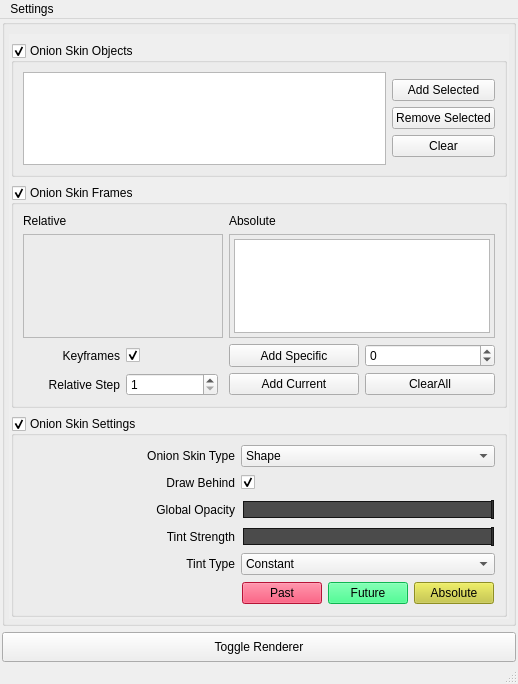
<?xml version="1.0" encoding="UTF-8"?>
<ui version="4.0">
 <class>onionSkinRenderer</class>
 <widget class="QMainWindow" name="onionSkinRenderer">
  <property name="geometry">
   <rect>
    <x>0</x>
    <y>0</y>
    <width>488</width>
    <height>684</height>
   </rect>
  </property>
  <property name="windowTitle">
   <string>OnionSkinRenderer</string>
  </property>
  <widget class="QWidget" name="onionSkinRenderer_mainLayout">
   <layout class="QVBoxLayout" name="verticalLayout_3">
    <property name="leftMargin">
     <number>2</number>
    </property>
    <property name="topMargin">
     <number>0</number>
    </property>
    <property name="rightMargin">
     <number>2</number>
    </property>
    <property name="bottomMargin">
     <number>0</number>
    </property>
    <item>
     <widget class="QGroupBox" name="onionSkins_grp">
      <property name="title">
       <string/>
      </property>
      <layout class="QVBoxLayout" name="verticalLayout">
       <property name="spacing">
        <number>8</number>
       </property>
       <property name="leftMargin">
        <number>4</number>
       </property>
       <property name="topMargin">
        <number>9</number>
       </property>
       <property name="rightMargin">
        <number>4</number>
       </property>
       <property name="bottomMargin">
        <number>4</number>
       </property>
       <item>
        <widget class="QScrollArea" name="main_scrollArea">
         <property name="sizePolicy">
          <sizepolicy hsizetype="Minimum" vsizetype="Expanding">
           <horstretch>0</horstretch>
           <verstretch>0</verstretch>
          </sizepolicy>
         </property>
         <property name="minimumSize">
          <size>
           <width>0</width>
           <height>150</height>
          </size>
         </property>
         <property name="frameShape">
          <enum>QFrame::NoFrame</enum>
         </property>
         <property name="frameShadow">
          <enum>QFrame::Plain</enum>
         </property>
         <property name="lineWidth">
          <number>0</number>
         </property>
         <property name="horizontalScrollBarPolicy">
          <enum>Qt::ScrollBarAsNeeded</enum>
         </property>
         <property name="widgetResizable">
          <bool>true</bool>
         </property>
         <property name="alignment">
          <set>Qt::AlignLeading|Qt::AlignLeft|Qt::AlignTop</set>
         </property>
         <widget class="QWidget" name="scrollAreaWidgetContents">
          <property name="geometry">
           <rect>
            <x>0</x>
            <y>0</y>
            <width>474</width>
            <height>592</height>
           </rect>
          </property>
          <property name="sizePolicy">
           <sizepolicy hsizetype="Preferred" vsizetype="Preferred">
            <horstretch>0</horstretch>
            <verstretch>0</verstretch>
           </sizepolicy>
          </property>
          <layout class="QVBoxLayout" name="verticalLayout_6">
           <property name="spacing">
            <number>8</number>
           </property>
           <property name="leftMargin">
            <number>2</number>
           </property>
           <property name="rightMargin">
            <number>2</number>
           </property>
           <property name="bottomMargin">
            <number>2</number>
           </property>
           <item>
            <widget class="QGroupBox" name="onionObjects_grp">
             <property name="title">
              <string>Onion Skin Objects</string>
             </property>
             <property name="alignment">
              <set>Qt::AlignLeading|Qt::AlignLeft|Qt::AlignTop</set>
             </property>
             <property name="flat">
              <bool>true</bool>
             </property>
             <property name="checkable">
              <bool>true</bool>
             </property>
             <layout class="QHBoxLayout" name="horizontalLayout">
              <property name="topMargin">
               <number>9</number>
              </property>
              <item>
               <widget class="QListWidget" name="onionObjects_list">
                <property name="sizePolicy">
                 <sizepolicy hsizetype="Expanding" vsizetype="Expanding">
                  <horstretch>0</horstretch>
                  <verstretch>0</verstretch>
                 </sizepolicy>
                </property>
                <property name="baseSize">
                 <size>
                  <width>2</width>
                  <height>1</height>
                 </size>
                </property>
                <property name="frameShadow">
                 <enum>QFrame::Plain</enum>
                </property>
                <property name="selectionMode">
                 <enum>QAbstractItemView::NoSelection</enum>
                </property>
               </widget>
              </item>
              <item>
               <layout class="QVBoxLayout" name="onionObjects_btn_layout">
                <item>
                 <spacer name="onionObject_top_spacer">
                  <property name="orientation">
                   <enum>Qt::Vertical</enum>
                  </property>
                  <property name="sizeType">
                   <enum>QSizePolicy::Expanding</enum>
                  </property>
                  <property name="sizeHint" stdset="0">
                   <size>
                    <width>20</width>
                    <height>40</height>
                   </size>
                  </property>
                 </spacer>
                </item>
                <item alignment="Qt::AlignTop">
                 <widget class="QPushButton" name="onionObjects_add_btn">
                  <property name="sizePolicy">
                   <sizepolicy hsizetype="Preferred" vsizetype="Fixed">
                    <horstretch>0</horstretch>
                    <verstretch>0</verstretch>
                   </sizepolicy>
                  </property>
                  <property name="minimumSize">
                   <size>
                    <width>0</width>
                    <height>0</height>
                   </size>
                  </property>
                  <property name="text">
                   <string>Add Selected</string>
                  </property>
                 </widget>
                </item>
                <item>
                 <widget class="QPushButton" name="onionObjects_remove_btn">
                  <property name="sizePolicy">
                   <sizepolicy hsizetype="Preferred" vsizetype="Fixed">
                    <horstretch>0</horstretch>
                    <verstretch>0</verstretch>
                   </sizepolicy>
                  </property>
                  <property name="minimumSize">
                   <size>
                    <width>0</width>
                    <height>0</height>
                   </size>
                  </property>
                  <property name="text">
                   <string>Remove Selected</string>
                  </property>
                 </widget>
                </item>
                <item>
                 <widget class="QPushButton" name="onionObjects_clear_btn">
                  <property name="sizePolicy">
                   <sizepolicy hsizetype="Preferred" vsizetype="Fixed">
                    <horstretch>0</horstretch>
                    <verstretch>0</verstretch>
                   </sizepolicy>
                  </property>
                  <property name="minimumSize">
                   <size>
                    <width>0</width>
                    <height>0</height>
                   </size>
                  </property>
                  <property name="text">
                   <string>Clear</string>
                  </property>
                 </widget>
                </item>
                <item>
                 <spacer name="onionObjects_bottom_spacer">
                  <property name="orientation">
                   <enum>Qt::Vertical</enum>
                  </property>
                  <property name="sizeType">
                   <enum>QSizePolicy::Expanding</enum>
                  </property>
                  <property name="sizeHint" stdset="0">
                   <size>
                    <width>20</width>
                    <height>40</height>
                   </size>
                  </property>
                 </spacer>
                </item>
               </layout>
              </item>
             </layout>
            </widget>
           </item>
           <item>
            <widget class="QGroupBox" name="onionSkinFrames_grp">
             <property name="maximumSize">
              <size>
               <width>16777215</width>
               <height>16777215</height>
              </size>
             </property>
             <property name="title">
              <string>Onion Skin Frames</string>
             </property>
             <property name="alignment">
              <set>Qt::AlignLeading|Qt::AlignLeft|Qt::AlignTop</set>
             </property>
             <property name="flat">
              <bool>true</bool>
             </property>
             <property name="checkable">
              <bool>true</bool>
             </property>
             <property name="checked">
              <bool>true</bool>
             </property>
             <layout class="QVBoxLayout" name="verticalLayout_4">
              <item>
               <layout class="QGridLayout" name="gridLayout">
                <item row="3" column="0">
                 <layout class="QHBoxLayout" name="relative_step_layout">
                  <property name="leftMargin">
                   <number>5</number>
                  </property>
                  <property name="rightMargin">
                   <number>5</number>
                  </property>
                  <item>
                   <widget class="QLabel" name="relative_step_label">
                    <property name="text">
                     <string>Relative Step</string>
                    </property>
                    <property name="alignment">
                     <set>Qt::AlignRight|Qt::AlignTrailing|Qt::AlignVCenter</set>
                    </property>
                   </widget>
                  </item>
                  <item>
                   <widget class="QSpinBox" name="relative_step_spinBox">
                    <property name="minimum">
                     <number>1</number>
                    </property>
                   </widget>
                  </item>
                 </layout>
                </item>
                <item row="1" column="0">
                 <widget class="QFrame" name="relative_frame">
                  <property name="sizePolicy">
                   <sizepolicy hsizetype="Preferred" vsizetype="Preferred">
                    <horstretch>0</horstretch>
                    <verstretch>0</verstretch>
                   </sizepolicy>
                  </property>
                  <property name="minimumSize">
                   <size>
                    <width>200</width>
                    <height>0</height>
                   </size>
                  </property>
                  <property name="maximumSize">
                   <size>
                    <width>100000</width>
                    <height>16777215</height>
                   </size>
                  </property>
                  <property name="frameShape">
                   <enum>QFrame::StyledPanel</enum>
                  </property>
                  <property name="frameShadow">
                   <enum>QFrame::Raised</enum>
                  </property>
                  <layout class="QVBoxLayout" name="relative_frame_layout">
                   <property name="spacing">
                    <number>3</number>
                   </property>
                   <property name="leftMargin">
                    <number>0</number>
                   </property>
                   <property name="topMargin">
                    <number>4</number>
                   </property>
                   <property name="rightMargin">
                    <number>4</number>
                   </property>
                   <property name="bottomMargin">
                    <number>4</number>
                   </property>
                  </layout>
                 </widget>
                </item>
                <item row="0" column="0">
                 <widget class="QLabel" name="relative_label">
                  <property name="text">
                   <string>Relative</string>
                  </property>
                 </widget>
                </item>
                <item row="2" column="0">
                 <layout class="QHBoxLayout" name="horizontalLayout_5">
                  <property name="leftMargin">
                   <number>5</number>
                  </property>
                  <property name="rightMargin">
                   <number>5</number>
                  </property>
                  <item>
                   <widget class="QLabel" name="label_4">
                    <property name="text">
                     <string>Keyframes</string>
                    </property>
                    <property name="alignment">
                     <set>Qt::AlignRight|Qt::AlignTrailing|Qt::AlignVCenter</set>
                    </property>
                   </widget>
                  </item>
                  <item>
                   <widget class="QCheckBox" name="relative_keyframes_chkbx">
                    <property name="text">
                     <string/>
                    </property>
                    <property name="checked">
                     <bool>true</bool>
                    </property>
                   </widget>
                  </item>
                 </layout>
                </item>
                <item row="0" column="1">
                 <widget class="QLabel" name="absolute_label">
                  <property name="text">
                   <string>Absolute</string>
                  </property>
                 </widget>
                </item>
                <item row="1" column="1">
                 <widget class="QFrame" name="absolute_frame">
                  <property name="sizePolicy">
                   <sizepolicy hsizetype="Preferred" vsizetype="Preferred">
                    <horstretch>0</horstretch>
                    <verstretch>0</verstretch>
                   </sizepolicy>
                  </property>
                  <property name="minimumSize">
                   <size>
                    <width>200</width>
                    <height>0</height>
                   </size>
                  </property>
                  <property name="maximumSize">
                   <size>
                    <width>10000</width>
                    <height>16777215</height>
                   </size>
                  </property>
                  <property name="frameShape">
                   <enum>QFrame::StyledPanel</enum>
                  </property>
                  <property name="frameShadow">
                   <enum>QFrame::Raised</enum>
                  </property>
                  <layout class="QVBoxLayout" name="verticalLayout_2">
                   <property name="spacing">
                    <number>3</number>
                   </property>
                   <property name="leftMargin">
                    <number>4</number>
                   </property>
                   <property name="topMargin">
                    <number>4</number>
                   </property>
                   <property name="rightMargin">
                    <number>4</number>
                   </property>
                   <property name="bottomMargin">
                    <number>4</number>
                   </property>
                   <item>
                    <widget class="QListWidget" name="absolute_list">
                     <property name="sizePolicy">
                      <sizepolicy hsizetype="Preferred" vsizetype="Preferred">
                       <horstretch>0</horstretch>
                       <verstretch>0</verstretch>
                      </sizepolicy>
                     </property>
                     <property name="selectionMode">
                      <enum>QAbstractItemView::NoSelection</enum>
                     </property>
                    </widget>
                   </item>
                  </layout>
                 </widget>
                </item>
                <item row="2" column="1">
                 <layout class="QHBoxLayout" name="horizontalLayout_3">
                  <item>
                   <widget class="QPushButton" name="absolute_add_btn">
                    <property name="sizePolicy">
                     <sizepolicy hsizetype="Preferred" vsizetype="Preferred">
                      <horstretch>0</horstretch>
                      <verstretch>0</verstretch>
                     </sizepolicy>
                    </property>
                    <property name="text">
                     <string>Add Specific</string>
                    </property>
                   </widget>
                  </item>
                  <item>
                   <widget class="QSpinBox" name="absolute_add_spinBox">
                    <property name="sizePolicy">
                     <sizepolicy hsizetype="Preferred" vsizetype="Preferred">
                      <horstretch>0</horstretch>
                      <verstretch>0</verstretch>
                     </sizepolicy>
                    </property>
                    <property name="minimum">
                     <number>-100000</number>
                    </property>
                    <property name="maximum">
                     <number>100000</number>
                    </property>
                   </widget>
                  </item>
                 </layout>
                </item>
                <item row="3" column="1">
                 <layout class="QHBoxLayout" name="absolute_add_layout">
                  <item>
                   <widget class="QPushButton" name="absolute_addCrnt_btn">
                    <property name="sizePolicy">
                     <sizepolicy hsizetype="Preferred" vsizetype="Fixed">
                      <horstretch>0</horstretch>
                      <verstretch>0</verstretch>
                     </sizepolicy>
                    </property>
                    <property name="minimumSize">
                     <size>
                      <width>0</width>
                      <height>0</height>
                     </size>
                    </property>
                    <property name="text">
                     <string>Add Current</string>
                    </property>
                   </widget>
                  </item>
                  <item>
                   <widget class="QPushButton" name="absolute_clear_btn">
                    <property name="sizePolicy">
                     <sizepolicy hsizetype="Preferred" vsizetype="Fixed">
                      <horstretch>0</horstretch>
                      <verstretch>0</verstretch>
                     </sizepolicy>
                    </property>
                    <property name="text">
                     <string>ClearAll</string>
                    </property>
                   </widget>
                  </item>
                 </layout>
                </item>
               </layout>
              </item>
             </layout>
            </widget>
           </item>
           <item>
            <widget class="QGroupBox" name="onionSkinSettings_grp">
             <property name="title">
              <string>Onion Skin Settings</string>
             </property>
             <property name="alignment">
              <set>Qt::AlignLeading|Qt::AlignLeft|Qt::AlignTop</set>
             </property>
             <property name="flat">
              <bool>true</bool>
             </property>
             <property name="checkable">
              <bool>true</bool>
             </property>
             <layout class="QVBoxLayout" name="verticalLayout_5">
              <property name="leftMargin">
               <number>9</number>
              </property>
              <item>
               <layout class="QGridLayout" name="gridLayout_2">
                <item row="4" column="0">
                 <widget class="QLabel" name="label">
                  <property name="sizePolicy">
                   <sizepolicy hsizetype="Minimum" vsizetype="Preferred">
                    <horstretch>0</horstretch>
                    <verstretch>0</verstretch>
                   </sizepolicy>
                  </property>
                  <property name="minimumSize">
                   <size>
                    <width>90</width>
                    <height>20</height>
                   </size>
                  </property>
                  <property name="text">
                   <string>Tint Type</string>
                  </property>
                  <property name="alignment">
                   <set>Qt::AlignRight|Qt::AlignTrailing|Qt::AlignVCenter</set>
                  </property>
                 </widget>
                </item>
                <item row="3" column="1">
                 <widget class="QSlider" name="relative_tint_strength_slider">
                  <property name="sizePolicy">
                   <sizepolicy hsizetype="Preferred" vsizetype="Fixed">
                    <horstretch>0</horstretch>
                    <verstretch>0</verstretch>
                   </sizepolicy>
                  </property>
                  <property name="minimumSize">
                   <size>
                    <width>200</width>
                    <height>0</height>
                   </size>
                  </property>
                  <property name="styleSheet">
                   <string notr="true">QSlider{
border: 1px solid rgb(20, 20, 20);
margin: 2px;
background: rgb(150, 150, 150);
height: 15px;
}
QSlider::handle{
height: 4px;
background: rgb(50, 50, 50);
border: 1px solid rgb(20, 20, 20);
margin: -2px -2px;
}
QSlider::groove{
background: grey;
}
QSlider::sub-page{
background: rgb(75, 75, 75);
}
QSlider::add-page{
background: rgb(150, 150, 150);
}</string>
                  </property>
                  <property name="maximum">
                   <number>100</number>
                  </property>
                  <property name="value">
                   <number>100</number>
                  </property>
                  <property name="orientation">
                   <enum>Qt::Horizontal</enum>
                  </property>
                 </widget>
                </item>
                <item row="2" column="1">
                 <widget class="QSlider" name="globalOpacity_slider">
                  <property name="sizePolicy">
                   <sizepolicy hsizetype="Preferred" vsizetype="Fixed">
                    <horstretch>0</horstretch>
                    <verstretch>0</verstretch>
                   </sizepolicy>
                  </property>
                  <property name="minimumSize">
                   <size>
                    <width>200</width>
                    <height>0</height>
                   </size>
                  </property>
                  <property name="styleSheet">
                   <string notr="true">QSlider{
border: 1px solid rgb(20, 20, 20);
margin: 2px;
background: rgb(150, 150, 150);
height: 15px;
}
QSlider::handle{
height: 4px;
background: rgb(50, 50, 50);
border: 1px solid rgb(20, 20, 20);
margin: -2px -2px;
}
QSlider::groove{
background: grey;
}
QSlider::sub-page{
background: rgb(75, 75, 75);
}
QSlider::add-page{
background: rgb(150, 150, 150);
}</string>
                  </property>
                  <property name="maximum">
                   <number>100</number>
                  </property>
                  <property name="value">
                   <number>100</number>
                  </property>
                  <property name="orientation">
                   <enum>Qt::Horizontal</enum>
                  </property>
                 </widget>
                </item>
                <item row="2" column="0">
                 <widget class="QLabel" name="globalOpacity_label">
                  <property name="sizePolicy">
                   <sizepolicy hsizetype="Minimum" vsizetype="Preferred">
                    <horstretch>0</horstretch>
                    <verstretch>0</verstretch>
                   </sizepolicy>
                  </property>
                  <property name="minimumSize">
                   <size>
                    <width>90</width>
                    <height>20</height>
                   </size>
                  </property>
                  <property name="text">
                   <string>Global Opacity</string>
                  </property>
                  <property name="alignment">
                   <set>Qt::AlignRight|Qt::AlignTrailing|Qt::AlignVCenter</set>
                  </property>
                 </widget>
                </item>
                <item row="0" column="1">
                 <widget class="QComboBox" name="onionType_cBox">
                  <property name="sizePolicy">
                   <sizepolicy hsizetype="Minimum" vsizetype="Fixed">
                    <horstretch>0</horstretch>
                    <verstretch>0</verstretch>
                   </sizepolicy>
                  </property>
                  <property name="minimumSize">
                   <size>
                    <width>80</width>
                    <height>0</height>
                   </size>
                  </property>
                  <property name="currentIndex">
                   <number>1</number>
                  </property>
                  <item>
                   <property name="text">
                    <string>Shaded</string>
                   </property>
                  </item>
                  <item>
                   <property name="text">
                    <string>Shape</string>
                   </property>
                  </item>
                  <item>
                   <property name="text">
                    <string>Outline</string>
                   </property>
                  </item>
                 </widget>
                </item>
                <item row="3" column="0">
                 <widget class="QLabel" name="relative_tint_strength_label">
                  <property name="sizePolicy">
                   <sizepolicy hsizetype="Minimum" vsizetype="Preferred">
                    <horstretch>0</horstretch>
                    <verstretch>0</verstretch>
                   </sizepolicy>
                  </property>
                  <property name="minimumSize">
                   <size>
                    <width>90</width>
                    <height>20</height>
                   </size>
                  </property>
                  <property name="text">
                   <string>Tint Strength</string>
                  </property>
                  <property name="alignment">
                   <set>Qt::AlignRight|Qt::AlignTrailing|Qt::AlignVCenter</set>
                  </property>
                 </widget>
                </item>
                <item row="4" column="1">
                 <widget class="QComboBox" name="tint_type_cBox">
                  <property name="sizePolicy">
                   <sizepolicy hsizetype="Minimum" vsizetype="Fixed">
                    <horstretch>0</horstretch>
                    <verstretch>0</verstretch>
                   </sizepolicy>
                  </property>
                  <property name="minimumSize">
                   <size>
                    <width>80</width>
                    <height>0</height>
                   </size>
                  </property>
                  <item>
                   <property name="text">
                    <string>Constant</string>
                   </property>
                  </item>
                  <item>
                   <property name="text">
                    <string>Relative Random</string>
                   </property>
                  </item>
                  <item>
                   <property name="text">
                    <string>Static Random</string>
                   </property>
                  </item>
                 </widget>
                </item>
                <item row="1" column="0">
                 <widget class="QLabel" name="label_5">
                  <property name="minimumSize">
                   <size>
                    <width>0</width>
                    <height>20</height>
                   </size>
                  </property>
                  <property name="text">
                   <string>Draw Behind</string>
                  </property>
                  <property name="alignment">
                   <set>Qt::AlignRight|Qt::AlignTrailing|Qt::AlignVCenter</set>
                  </property>
                 </widget>
                </item>
                <item row="0" column="0">
                 <widget class="QLabel" name="onionType_label">
                  <property name="sizePolicy">
                   <sizepolicy hsizetype="Minimum" vsizetype="Preferred">
                    <horstretch>0</horstretch>
                    <verstretch>0</verstretch>
                   </sizepolicy>
                  </property>
                  <property name="minimumSize">
                   <size>
                    <width>90</width>
                    <height>20</height>
                   </size>
                  </property>
                  <property name="text">
                   <string>Onion Skin Type</string>
                  </property>
                  <property name="alignment">
                   <set>Qt::AlignRight|Qt::AlignTrailing|Qt::AlignVCenter</set>
                  </property>
                 </widget>
                </item>
                <item row="1" column="1">
                 <widget class="QCheckBox" name="drawBehind_chkBx">
                  <property name="text">
                   <string/>
                  </property>
                  <property name="checked">
                   <bool>true</bool>
                  </property>
                 </widget>
                </item>
                <item row="5" column="1">
                 <widget class="QWidget" name="constant_col_widget" native="true">
                  <layout class="QHBoxLayout" name="horizontalLayout_2">
                   <property name="leftMargin">
                    <number>1</number>
                   </property>
                   <property name="topMargin">
                    <number>1</number>
                   </property>
                   <property name="rightMargin">
                    <number>1</number>
                   </property>
                   <property name="bottomMargin">
                    <number>1</number>
                   </property>
                   <item>
                    <widget class="QPushButton" name="relative_pastTint_btn">
                     <property name="styleSheet">
                      <string notr="true">background-color:rgb(255, 26, 75)</string>
                     </property>
                     <property name="text">
                      <string>Past</string>
                     </property>
                    </widget>
                   </item>
                   <item>
                    <widget class="QPushButton" name="relative_futureTint_btn">
                     <property name="styleSheet">
                      <string notr="true">background-color: rgb(20, 255, 114)</string>
                     </property>
                     <property name="text">
                      <string>Future</string>
                     </property>
                    </widget>
                   </item>
                   <item>
                    <widget class="QPushButton" name="absolute_tint_btn">
                     <property name="sizePolicy">
                      <sizepolicy hsizetype="Minimum" vsizetype="Fixed">
                       <horstretch>0</horstretch>
                       <verstretch>0</verstretch>
                      </sizepolicy>
                     </property>
                     <property name="minimumSize">
                      <size>
                       <width>0</width>
                       <height>0</height>
                      </size>
                     </property>
                     <property name="styleSheet">
                      <string notr="true">background:rgb(200, 200, 50)</string>
                     </property>
                     <property name="text">
                      <string>Absolute</string>
                     </property>
                    </widget>
                   </item>
                  </layout>
                 </widget>
                </item>
               </layout>
              </item>
             </layout>
            </widget>
           </item>
           <item>
            <spacer name="verticalSpacer">
             <property name="orientation">
              <enum>Qt::Vertical</enum>
             </property>
             <property name="sizeHint" stdset="0">
              <size>
               <width>20</width>
               <height>40</height>
              </size>
             </property>
            </spacer>
           </item>
          </layout>
         </widget>
        </widget>
       </item>
      </layout>
     </widget>
    </item>
    <item>
     <widget class="QPushButton" name="toggleRenderer_btn">
      <property name="sizePolicy">
       <sizepolicy hsizetype="Minimum" vsizetype="Maximum">
        <horstretch>0</horstretch>
        <verstretch>0</verstretch>
       </sizepolicy>
      </property>
      <property name="minimumSize">
       <size>
        <width>40</width>
        <height>30</height>
       </size>
      </property>
      <property name="text">
       <string>Toggle Renderer</string>
      </property>
     </widget>
    </item>
   </layout>
  </widget>
  <widget class="QMenuBar" name="onionSkinRenderer_menubar">
   <property name="geometry">
    <rect>
     <x>0</x>
     <y>0</y>
     <width>488</width>
     <height>21</height>
    </rect>
   </property>
   <widget class="QMenu" name="menubar_settings">
    <property name="title">
     <string>Settings</string>
    </property>
    <addaction name="settings_clearBuffer"/>
    <addaction name="settings_autoClearBuffer"/>
    <addaction name="settings_preferences"/>
   </widget>
   <addaction name="menubar_settings"/>
  </widget>
  <widget class="QStatusBar" name="statusbar"/>
  <action name="settings_clearBuffer">
   <property name="checkable">
    <bool>false</bool>
   </property>
   <property name="text">
    <string>Clear Buffer</string>
   </property>
  </action>
  <action name="settings_autoClearBuffer">
   <property name="checkable">
    <bool>true</bool>
   </property>
   <property name="checked">
    <bool>true</bool>
   </property>
   <property name="text">
    <string>Auto Clear Buffer</string>
   </property>
  </action>
  <action name="settings_preferences">
   <property name="text">
    <string>Preferences</string>
   </property>
  </action>
 </widget>
 <resources/>
 <connections/>
</ui>
